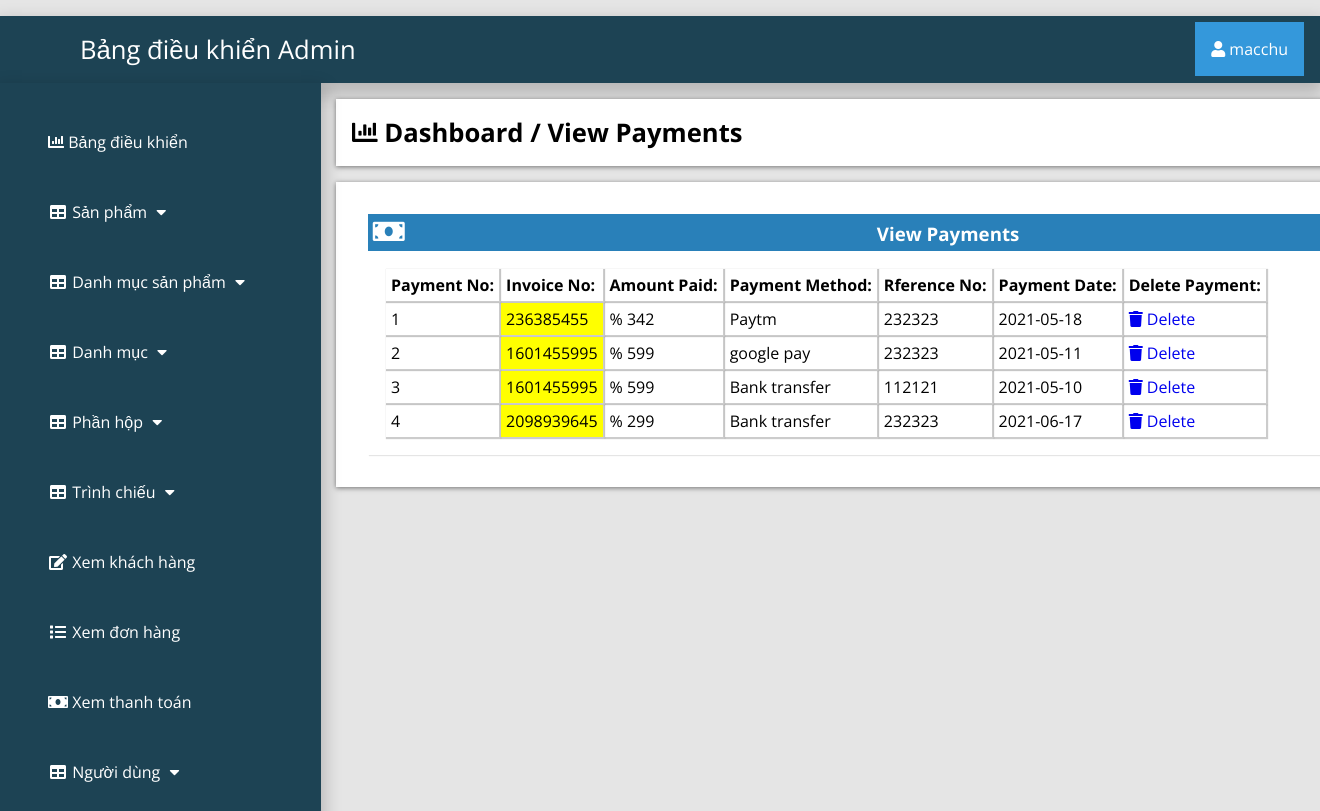
The page /admin_area/index.php?view_payments (signed in) on the database its author committed.
### tables this page shows
CREATE TABLE `payments` (
  `payment_id` int(100) NOT NULL,
  `invoice_id` int(100) NOT NULL,
  `amount` int(100) NOT NULL,
  `payment_mode` text NOT NULL,
  `ref_no` int(100) NOT NULL,
  `payment_date` text NOT NULL
);

### admin_area/view_payments.php (the view)
<?php
if (!isset($_SESSION['admin_email'])){
  echo "<script>window.open('login.php','_self')</script>";
  }else{
?>
<div class="row">
	<div class="col-lg-12">
		<div class="breadcrump">
			<li class="active">
				<i class="fa fa-bar-chart"></i>
				Dashboard / View Payments
			</li>
		</div>
	</div>
</div>
<div class="row">
	<div class="col-lg-12">
		<div class="panel panel-default">
			<div class="panel-heading">
				<h3 class="panel-title">
					<i class="fa fa-money fa-fw"></i>
					View Payments
				</h3>
			</div>
			<div class="panel-body">
                <div class="table-responsive">
                    <table class="table table-bordered table-hover table-striped">
                        <thead>
                            <tr>
                                <th>Payment No: </th>
                                <th>Invoice No: </th>
                                <th>Amount Paid: </th>
                                <th>Payment Method: </th>
                                <th>Rference No: </th>
                                <th>Payment Date: </th>
                                <th>Delete Payment: </th>
                            </tr>
                        </thead>
                        <tbody>
                            <?php
                            $i=0;
                            $get_payments="select * from payments";
                            $run_payments=mysqli_query($con,$get_payments);
                            while ($row_payments=mysqli_fetch_array($run_payments)) {
                                $payment_id=$row_payments['payment_id'];
                                $invoice_id=$row_payments['invoice_id'];
                                $amount=$row_payments['amount'];
                                $payment_mode=$row_payments['payment_mode'];
                                $ref_no=$row_payments['ref_no'];
                                $payment_date=$row_payments['payment_date'];
                                $i++;
                                 ?>
                            <tr>
                                <td><?php echo $i; ?></td>
                                <td bgcolor="yellow"><?php echo $invoice_id; ?></td>
                                <td> % <?php echo $amount; ?></td>
                                <td><?php echo $payment_mode; ?></td>
                                <td><?php echo $ref_no; ?></td>
                                <td><?php echo $payment_date; ?></td>
                                <td>
                                    <a href="index.php?payment_delete=<?php echo $payment_id; ?>"> <i class="fa fa-trash"></i> Delete </a>
                                </td>
                            </tr>
                        <?php } ?>
                        </tbody>
                    </table>
                </div>
            </div>
        </div>
    </div>
</div>
<?php } ?>

### admin_area/includes/sidebar.php (shortened to what this page needs)
<?php
if (!isset($_SESSION['admin_email'])) {
  echo "<script>window.open('login.php','_self')</script>";
  } else {
?>
<nav class="navbar navbar-inverse navbar-fixed-top">
	<div class="navbar-header">
		<a href="index.php?dashboard" class="navbar-brand"><span>Bảng điều khiển Admin</span></a>
	</div>
		<div class="dropdown">
		 <button onclick="myFunction()" class="dropbtn"><i class="fa fa-user"></i> <?php echo $admin_name; ?></a></button>
		</div>
	<div class="collapse navbar-collapse navbar-ex1-collapse">
	<ul class="nav navbar-nav side-nav">
  <li>
    <a href="index.php?dashboard"><i class="fa fa-bar-chart"></i> Bảng điều khiển</a>
  </li>
  <li class="button-dropdown" id="#products">
    <a href="#" class="dropdown-toggle" data-toggle="collapse" data-target="#products"><i class="fa fa-fw fa-table"></i> Sản phẩm <i class="fa fa-fw fa-caret-down"></i></a>
  </li>
  <li class="button-dropdown" id="#products_cat">
    <a href="#" class="dropdown-toggle" data-toggle="collapse" data-target="#products_cat"><i class="fa fa-fw fa-table"></i> Danh mục sản phẩm <i class="fa fa-fw fa-caret-down"></i></a>
  </li>
  <li class="button-dropdown" id="#category">
    <a href="#" class="dropdown-toggle" data-toggle="collapse" data-target="#category"><i class="fa fa-fw fa-table"></i> Danh mục <i class="fa fa-fw fa-caret-down"></i></a>
  </li>
<li class="button-dropdown" >
  <a href="#" class="dropdown-toggle" data-toggle="collapse" data-target="#boxes">
    <i class="fa fa-fw fa-table"></i> Phần hộp <i class="fa fa-fw fa-caret-down"></i>
  </a>
</li>
  <li class="button-dropdown">
    <a href="#" class="dropdown-toggle" data-toggle="collapse" data-target="#slider"><i class="fa fa-fw fa-table"></i> Trình chiếu <i class="fa fa-fw fa-caret-down"></i></a>
  </li>
  <li>
  	<a href="index.php?view_customer">
  		<i class="fa fa-fw fa-edit"></i> Xem khách hàng
  	</a>
  </li>
  <li>
  	<a href="index.php?view_order">
  		<i class="fa fa-fw fa-list"></i> Xem đơn hàng
  	</a>
  </li>
  <li>
  	<a href="index.php?view_payments">
  		<i class="fa fa-fw fa-money"></i> Xem thanh toán
  	</a>
  </li>
  <li class="button-dropdown">
    <a href="#" class="dropdown-toggle" data-toggle="collapse" data-target="#users"><i class="fa fa-fw fa-table"></i> Người dùng <i class="fa fa-fw fa-caret-down"></i></a>
  </li>
</ul>
</div>
</nav>
<?php } ?>

### admin_area/css/style.css (style rules this page uses)
:root { --blue:#2980b9; }
body { margin-top: ; }
* { font-family: 'Open Sans', sans-serif; margin:0; padding:0; box-sizing: border-box; text-decoration: none; transition: all .2s cubic-bezier(.37,1.14,.26,1.24); }
html { background-color: rgba(0,0,0,.1); }
.navbar-fixed-top { background:#1d4354; padding: 1rem; margin-top: 1rem; box-shadow: 0px 8px 16px 4px rgba(0,0,0,0.2); margin-left: ; margin-right: ; }
.navbar-fixed-top a span { margin-left: 4rem; }
.navbar-fixed-top .navbar-brand { font-size: 1.6rem; color: #ffffff; }
.dropbtn { background-color: #3498DB; color: white; padding: 16px; font-size: 16px; border: none; cursor: pointer; }
.dropdown { position: relative; display: inline-block; float: right; margin-top: -2.8rem; }
.nav { position: absolute; top: 51px; margin-top: 32px; width: auto; height: 110%; border-radius: 0; display: block; background-color: #1d4354; bottom: 0; overflow: hidden; padding-bottom: 40px; box-shadow: 0px 8px 16px 4px rgba(0,0,0,0.2); margin-left: -1rem; }
.nav>li>a { width: 225px; display: block; color: #ffffff; margin: 3rem; }
.row { width: 81.2%; background-color: #ffffff; margin: auto; margin-left: 21rem; margin-top: 1rem; padding: 1rem; display: ; }
.panel { text-align: left; box-shadow: 1px 1px 1px 0px rgba(0.1,0.1,0.1,0.1); margin: 1rem; background-color: #ffffff; padding: rem; }
.panel-heading .panel-title { background-color: #2980b9; color: #ffffff; padding: .3rem; }
.table-responsive .table-striped th { padding: 5px; box-shadow: 1px 1px 1px 1px rgba(0.1,0.1,0.1,0.2); }
.table-responsive .table-striped tbody td { box-shadow: 1px 1px 1px 1px rgba(0.1,0.1,0.1,0.2); padding:5px; }
.breadcrump .active { font-weight: bold; font-size: 1.6rem; }
.row { list-style: none; box-shadow: 0 1px 5px rgba(0, 0, 0, 0.5); }
.row .fa-money { font-size: 1.6rem; width: 50%; text-align: left; }
.panel-body { display: flex; align-items: center; justify-content: left; padding: 1rem; flex-wrap: wrap; }

### rows shown on the page
payments: invoice "236385455", amount "342", payment_mode "Paytm", ref_no "232323", payment_date "2021-05-18"
payments: invoice "1601455995", amount "599", payment_mode "google pay", ref_no "232323", payment_date "2021-05-11"
payments: invoice "1601455995", amount "599", payment_mode "Bank transfer", ref_no "112121", payment_date "2021-05-10"
payments: invoice "2098939645", amount "299", payment_mode "Bank transfer", ref_no "232323", payment_date "2021-06-17"

### other values the page prints
$admin_name "macchu"
